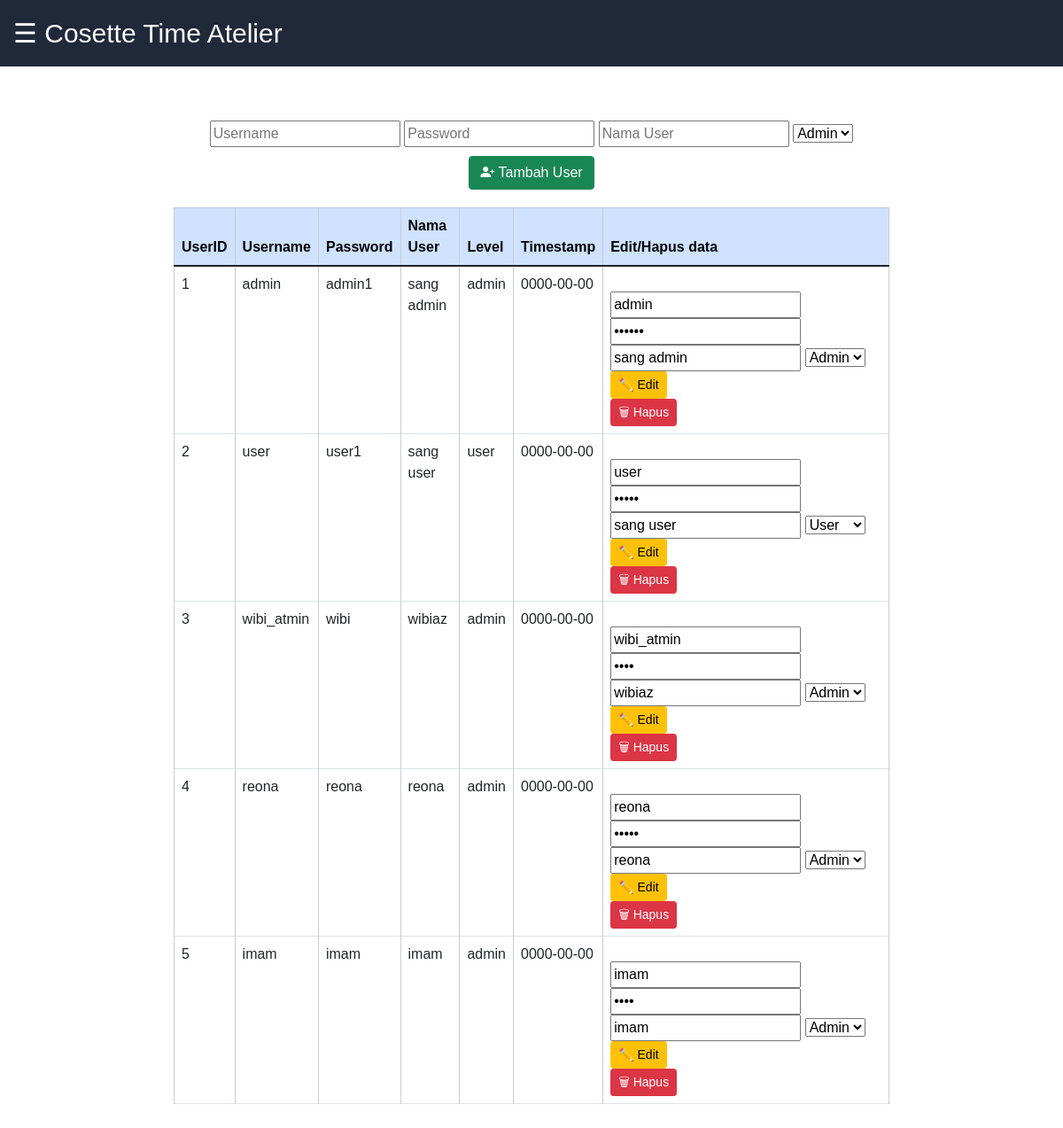
Screenshot of /crud_user.php (signed in) with the database file from the repository.
### tables this page shows
CREATE TABLE `user` (
  `Username` varchar(255) NOT NULL,
  `Password` varchar(255) NOT NULL,
  `NamaUser` varchar(255) NOT NULL,
  `Level` enum('admin','user') DEFAULT NULL,
  `TimeStamp` date NOT NULL,
  `UserID` int(11) NOT NULL
);

### crud_user.php (the view, shortened to what this page needs)
<?php
$host = 'localhost';
$user = 'root';
$password = '';
$dbname = 'kasir';
$conn = new mysqli($host, $user, $password, $dbname);
$result = $conn->query("SELECT * FROM user");
$users = $result->fetch_all(MYSQLI_ASSOC);
?>
<!DOCTYPE html>
<html lang="en">
<head>
	<link href="https://stackpath.bootstrapcdn.com/font-awesome/4.7.0/css/font-awesome.min.css" rel="stylesheet">
    <link href="https://cdn.jsdelivr.net/npm/bootstrap@5.1.3/dist/css/bootstrap.min.css" rel="stylesheet">
    <link rel="stylesheet" href="https://cdn.jsdelivr.net/npm/bootstrap-icons/font/bootstrap-icons.css">
	<link href="css/crud_user.css" rel="stylesheet">
</head>
<body>
	<div id="content-area">
    <div class="header" id="main-header" style="background-color: #1f293a; padding: 15px; position: fixed; top: 0; left: 0; width: 100%; z-index: 999;">
  <span onclick="openNav()" style="font-size:30px; cursor:pointer; display: inline-block; width: 100%; color:white; text-align: left;">
    ☰ Cosette Time Atelier
  </span>
</div>
		<div class="content-text">
<form action="" method="post">
    <input type="text"  name="Username" placeholder="Username" required>
    <input type="Password" name="Password" placeholder="Password" required>
    <input type="text" name="NamaUser" placeholder="Nama User" required>
    <select name="Level" required>
        <option value="admin">Admin</option>
    </select>
    <button type="submit" style="margin-top:10px;" class="btn btn-success"><i class="bi bi-person-plus-fill"></i> Tambah User</button>
</form>
<table class="table table-bordered">
    <thead>
        <tr class="table-primary text-center">
            <th>UserID</th>
            <th>Username</th>
            <th>Password</th>
            <th>Nama User</th>
            <th>Level</th>
            <th>Timestamp</th>
            <th>Edit/Hapus data</th>
        </tr>
    </thead>
    <tbody>
        <?php foreach ($users as $user) : ?>
            <tr>
                <td><?= $user['UserID'] ?></td>
                <td><?= $user['Username'] ?></td>
                <td><?= $user['Password'] ?></td>
                <td><?= $user['NamaUser'] ?></td>
                <td><?= $user['Level'] ?></td>
                <td><?= $user['TimeStamp'] ?></td>
                <td>
                    <form action="" method="post" style="display:inline-block;">
                        <input type="text" name="Username" value="<?= $user['Username'] ?>" required>
                        <input type="Password" name="Password" value="<?= $user['Password'] ?>" required>
                        <input type="text" name="NamaUser" value="<?= $user['NamaUser'] ?>" required>
                        <select name="Level" required>
                            <option value="admin" <?= $user['Level'] == 'admin' ? 'selected' : '' ?>>Admin</option>
                            <option value="user" <?= $user['Level'] == 'user' ? 'selected' : '' ?>>User</option>
                        </select>
                        <button type="submit" class="btn btn-warning btn-sm">✏️ Edit</button>
                    </form>
                    <a href="?delete=<?= $user['UserID'] ?>" onclick="return confirm('Hapus user ini?')" class="btn btn-danger btn-sm">🗑 Hapus</a>
                </td>
            </tr>
        <?php endforeach; ?>
    </tbody>
</table>
		</div>
	</div>
</body>
</html>
<body>
</body>
</html>

### css/crud_user.css (style rules this page uses)
#main-header, #content-area { transition: margin-left 0.5s ease, width 0.5s ease; }
body { margin: 0; font-family: 'Poppins', sans-serif; }
#content-area { transition: margin-left .5s; padding: 16px; }
.content-text { padding: 100px 180px; text-align: center; }
body { font-family: Arial, sans-serif; }
table { width: 100%; border-collapse: collapse; margin-top: 20px; }
th, td { border: 1px solid #ccc; padding: 10px; text-align: left; }
th { background-color: #f4f4f4; }
form { margin-top: 20px; }

### rows the page displays
user: UserID "1", Username "admin", Password "admin1", NamaUser "sang admin", Level "admin", TimeStamp "0000-00-00", Level "Admin"
user: UserID "2", Username "user", Password "user1", NamaUser "sang user", Level "user", TimeStamp "0000-00-00", Level "User"
user: UserID "3", Username "wibi_atmin", Password "wibi", NamaUser "wibiaz", Level "admin", TimeStamp "0000-00-00", Level "Admin"
user: UserID "4", Username "reona", Password "reona", NamaUser "reona", Level "admin", TimeStamp "0000-00-00", Level "Admin"
user: UserID "5", Username "imam", Password "imam", NamaUser "imam", Level "admin", TimeStamp "0000-00-00", Level "Admin"
